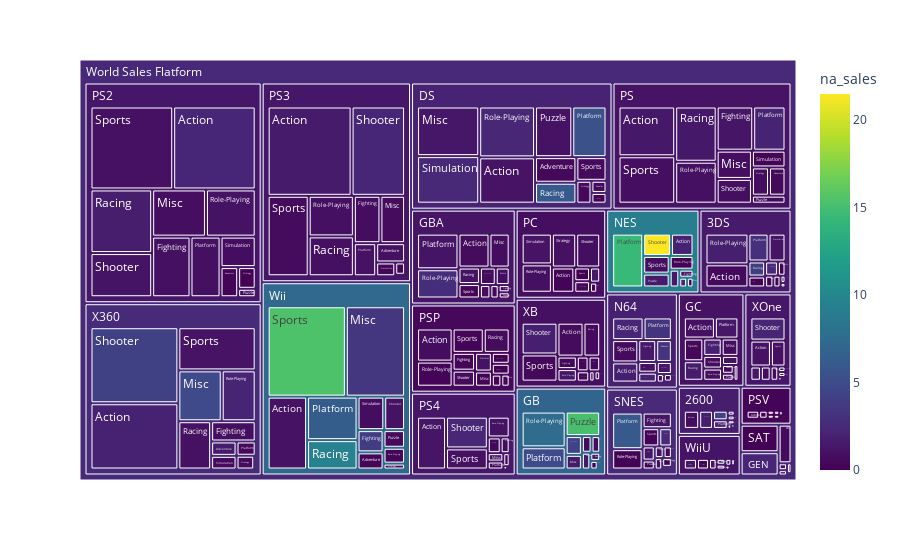

Notebook code cell kept with this figure:
### Code cell
import numpy as np
import matplotlib.pyplot as plt
import seaborn as sns
import pandas as pd
import plotly.express as px

csv = pd.read_csv("video_games_sales.csv")

fig = px.treemap(csv,
                 path=[px.Constant("World Sales Flatform"), "platform", "genre"],
                 values='global_sales',
                 color='na_sales',
                 color_continuous_scale='viridis'
                 )

print(fig.show())

### Figure 1 — Plotly figure (JSON) as saved in the notebook; plotly's stock layout.template omitted (floating-point values rounded to 4 significant figures; data arrays with more than 128 entries replaced by an {"elided": "..."} marker saying what was removed)
{"data": [{"branchvalues": "total", "customdata": {"elided": "325x1 float values"}, "domain": {"x": [0, 1], "y": [0, 1]}, "hovertemplate": "labels=%{label}<br>global_sales=%{value}<br>parent=%{parent}<br>id=%{id}<br>na_sales=%{color}<extra></extra>", "ids": {"elided": "325 str values"}, "labels": {"elided": "325 str values"}, "marker": {"coloraxis": "coloraxis", "colors": {"elided": "325 float values"}}, "name": "", "parents": {"elided": "325 str values"}, "type": "treemap", "values": {"elided": "325 float values"}}], "layout": {"coloraxis": {"colorbar": {"title": {"text": "na_sales"}}, "colorscale": [[0, "#440154"], [0.1111, "#482878"], [0.2222, "#3e4989"], [0.3333, "#31688e"], [0.4444, "#26828e"], [0.5556, "#1f9e89"], [0.6667, "#35b779"], [0.7778, "#6ece58"], [0.8889, "#b5de2b"], [1, "#fde725"]]}, "legend": {"tracegroupgap": 0}, "margin": {"t": 60}}}
